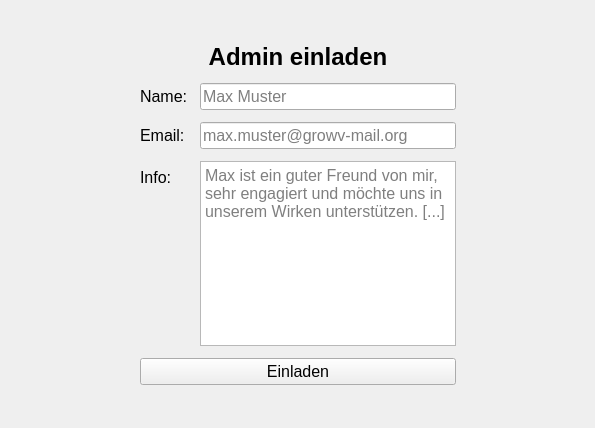
<?xml version="1.0" encoding="UTF-8"?>
<ui version="4.0">
 <class>Form</class>
 <widget class="QWidget" name="Form">
  <property name="geometry">
   <rect>
    <x>0</x>
    <y>0</y>
    <width>595</width>
    <height>428</height>
   </rect>
  </property>
  <property name="font">
   <font>
    <pointsize>12</pointsize>
   </font>
  </property>
  <property name="windowTitle">
   <string>Form</string>
  </property>
  <layout class="QGridLayout" name="gridLayout">
   <property name="verticalSpacing">
    <number>12</number>
   </property>
   <item row="4" column="1">
    <spacer name="verticalSpacer">
     <property name="orientation">
      <enum>Qt::Orientation::Vertical</enum>
     </property>
     <property name="sizeHint" stdset="0">
      <size>
       <width>20</width>
       <height>40</height>
      </size>
     </property>
    </spacer>
   </item>
   <item row="1" column="1">
    <widget class="QLabel" name="label">
     <property name="font">
      <font>
       <pointsize>18</pointsize>
       <bold>true</bold>
      </font>
     </property>
     <property name="text">
      <string>Admin einladen</string>
     </property>
     <property name="alignment">
      <set>Qt::AlignmentFlag::AlignCenter</set>
     </property>
    </widget>
   </item>
   <item row="2" column="2">
    <spacer name="horizontalSpacer_2">
     <property name="orientation">
      <enum>Qt::Orientation::Horizontal</enum>
     </property>
     <property name="sizeHint" stdset="0">
      <size>
       <width>40</width>
       <height>20</height>
      </size>
     </property>
    </spacer>
   </item>
   <item row="2" column="1">
    <layout class="QFormLayout" name="formLayout">
     <property name="horizontalSpacing">
      <number>12</number>
     </property>
     <property name="verticalSpacing">
      <number>12</number>
     </property>
     <item row="0" column="0">
      <widget class="QLabel" name="label_2">
       <property name="text">
        <string>Name:</string>
       </property>
      </widget>
     </item>
     <item row="1" column="0">
      <widget class="QLabel" name="label_3">
       <property name="text">
        <string>Email:</string>
       </property>
      </widget>
     </item>
     <item row="2" column="0">
      <widget class="QLabel" name="label_4">
       <property name="text">
        <string>Info:</string>
       </property>
      </widget>
     </item>
     <item row="0" column="1">
      <widget class="QLineEdit" name="name">
       <property name="text">
        <string/>
       </property>
       <property name="placeholderText">
        <string>Max Muster</string>
       </property>
      </widget>
     </item>
     <item row="1" column="1">
      <widget class="QLineEdit" name="email">
       <property name="text">
        <string/>
       </property>
       <property name="placeholderText">
        <string>max.muster@growv-mail.org</string>
       </property>
      </widget>
     </item>
     <item row="2" column="1">
      <widget class="QTextEdit" name="info">
       <property name="placeholderText">
        <string>Max ist ein guter Freund von mir, sehr engagiert und möchte uns in unserem Wirken unterstützen. [...]</string>
       </property>
      </widget>
     </item>
    </layout>
   </item>
   <item row="2" column="0">
    <spacer name="horizontalSpacer">
     <property name="orientation">
      <enum>Qt::Orientation::Horizontal</enum>
     </property>
     <property name="sizeHint" stdset="0">
      <size>
       <width>40</width>
       <height>20</height>
      </size>
     </property>
    </spacer>
   </item>
   <item row="3" column="1">
    <widget class="QPushButton" name="invite">
     <property name="text">
      <string>Einladen</string>
     </property>
    </widget>
   </item>
   <item row="0" column="1">
    <spacer name="verticalSpacer_2">
     <property name="orientation">
      <enum>Qt::Orientation::Vertical</enum>
     </property>
     <property name="sizeHint" stdset="0">
      <size>
       <width>20</width>
       <height>40</height>
      </size>
     </property>
    </spacer>
   </item>
  </layout>
 </widget>
 <resources/>
 <connections/>
</ui>
